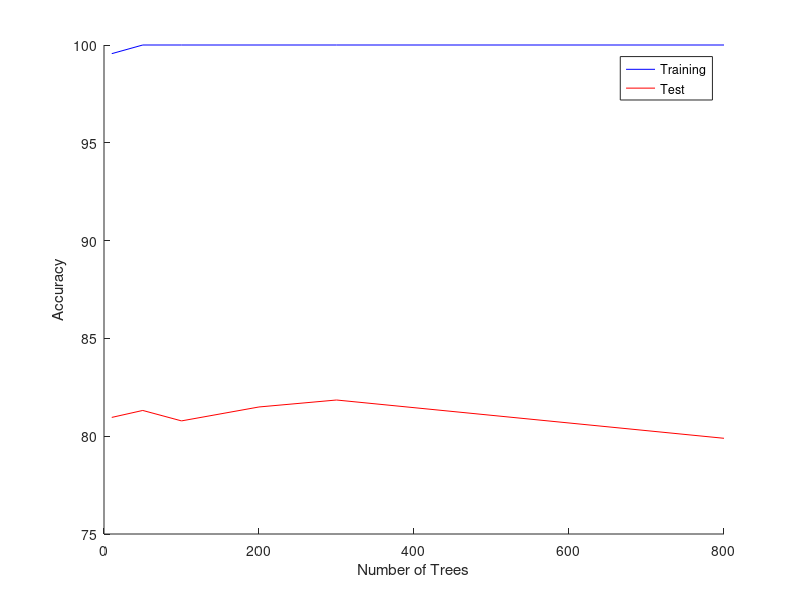

This figure's MATLAB source:
tree = [10 50 100 200 300 800];
accTR = [99.5575 100.00 100.00 100.00 100.00 100.00];
accTS = [80.9609 81.3167 80.7829 81.4947 81.8505 79.8932];

clf();
hold on;
plot(tree, accTR, 'b-')
plot(tree, accTS, 'r-')
xlabel('Number of Trees')
ylabel('Accuracy')
legend('Training','Test')
hold off;